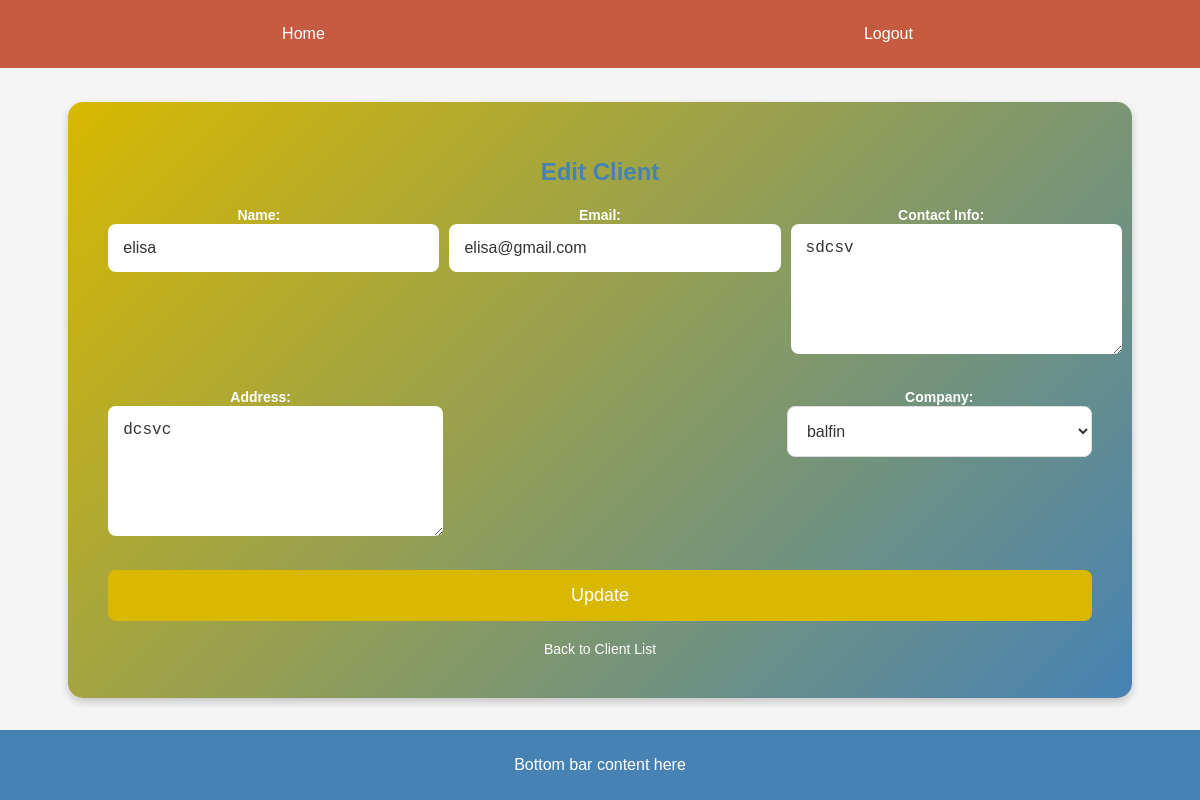
Page /client/update/1/ (signed in) on the committed database.
### management/models.py (models this page shows, shortened)
class Client(models.Model):
    name = models.CharField(max_length=255)
    contact_info = models.TextField()
    email = models.EmailField(unique=True)
    address = models.TextField()
    company = models.ForeignKey(Company, on_delete=models.CASCADE, related_name="clients")

class Company(models.Model):
    owner = models.ForeignKey(settings.AUTH_USER_MODEL, on_delete=models.CASCADE)
    name = models.CharField(max_length=255)
    address = models.TextField()
    contact_email = models.EmailField(unique=True)
    contact_phone = models.CharField(max_length=20)

### management/views.py (the view, shortened to what this page needs)
# urls.py: path('client/update/<int:id>/', views.client_update, name='client_update'),
@login_required
def client_update(request, id):
    client = get_object_or_404(Client, id=id)
    if not is_authorized(request.user, client.company):
        return render(request, "unauthorized.html")
    companies = Company.objects.filter(owner=request.user)
    return render(request, "client_form.html", {'client': client, 'companies': companies})

### management/views.py (called while the page is built)
def is_authorized(user, company):
    return company.owner == user

### management/templates/client_form.html (shortened to what this page needs)
<!DOCTYPE html>
<html lang="en">
<head>
    {% load static %}
    <link rel="stylesheet" href="{% static 'css/dashboard.css' %}">
    <link rel="stylesheet" href="{% static 'css/forms.css' %}">
</head>
<body>
    {% include 'navbar.html' %}
    <div class="form-wrapper">
        <div class="form-card">
            <h1>{% if client %}Edit Client{% else %}Add Client{% endif %}</h1>
            <form method="POST" class="company-form" id="client-form">
                <div class="input-group row">
                    <div class="field">
                        <label for="name">Name:</label>
                        <input type="text" name="name" id="name" value="{% if client %}{{ client.name }}{% endif %}" required>
                    </div>
                    <div class="field">
                        <label for="email">Email:</label>
                        <input type="email" name="email" id="email" value="{% if client %}{{ client.email }}{% endif %}" required>
                    </div>
                    <div class="field">
                        <label for="contact_info">Contact Info:</label>
                        <textarea name="contact_info" id="contact_info" required>{% if client %}{{ client.contact_info }}{% endif %}</textarea>
                    </div>
                </div>
                <div class="input-group row">
                    <div class="field">
                        <label for="address">Address:</label>
                        <textarea name="address" id="address" required>{% if client %}{{ client.address }}{% endif %}</textarea>
                    </div>
                    <div class="field">
                        <label for="company">Company:</label>
                        <select name="company" id="company" required>
                            {% for company in companies %}
                                <option value="{{ company.id }}" {% if client and client.company.id == company.id %}selected{% endif %}>
                                    {{ company.name }}
                                </option>
                            {% endfor %}
                        </select>
                    </div>
                </div>
                <button type="submit" class="submit-button">{% if client %}Update{% else %}Create{% endif %}</button>
            </form>
            <a href="{% url 'client_list' %}" class="back-link">Back to Client List</a>
        </div>
    </div>
    {% include 'footer.html' %}
</body>
</html>

### static/css/dashboard.css (style rules this page uses)
body { font-family: 'Arial', sans-serif; background-color: #F5F5F5; margin: 0; padding: 0; }

### static/css/forms.css (style rules this page uses)
body { font-family: 'Roboto', sans-serif; background-color: #F5F5F5; margin: 0; padding: 0; display: flex; justify-content: center; align-items: center; height: 100vh; }
h1 { color: #4682B4; font-size: 24px; text-align: center; margin-bottom: 20px; }
.form-wrapper { display: flex; justify-content: center; align-items: center; min-height: 100vh; padding: 40px; box-sizing: border-box; }
.form-card { background: linear-gradient(135deg, #D8B800, #4682B4); box-shadow: 0 4px 8px rgba(0, 0, 0, 0.2); border-radius: 15px; padding: 40px; width: 100%; max-width: 1200px; text-align: center; color: white; animation: fadeIn 1s ease-out; }
.company-form { display: flex; flex-direction: column; align-items: flex-start; }
.input-group.row { display: flex; justify-content: space-between; width: 100%; gap: 40px; margin-bottom: 30px; }
.input-group.row .field { width: 31%; }
.input-group { width: 100%; margin-bottom: 20px; position: relative; }
label { font-size: 14px; margin-bottom: 5px; color: #fff; font-weight: bold; }
input, textarea, select { width: 100%; padding: 15px; border: none; border-radius: 8px; background-color: #FFF; font-size: 16px; color: #333; transition: border 0.3s ease; }
textarea { resize: vertical; min-height: 100px; }
select { padding: 15px; background-color: #FFF; font-size: 16px; color: #333; border-radius: 8px; border: 1px solid #ddd; }
.submit-button { padding: 15px; background-color: #D8B800; border-radius: 8px; border: none; font-size: 18px; color: #fff; cursor: pointer; transition: background-color 0.3s ease; width: 100%; }
.back-link { text-decoration: none; color: #fff; font-size: 14px; margin-top: 20px; display: inline-block; text-align: center; transition: color 0.3s ease; }

### rows in the picture
Client: name "elisa", email "elisa@gmail.com", contact_info "sdcsv", address "dcsvc", company "balfin"
